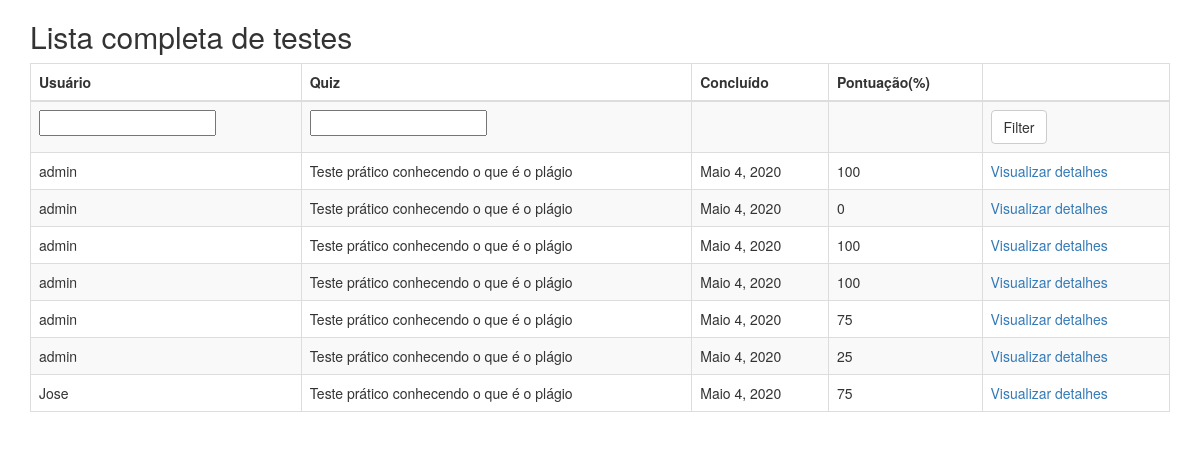
The page /quiz/marking/ (signed in) on the database its author committed.
### django_quiz/quiz/models.py (models this page shows, shortened)
class Sitting(models.Model):
    user = models.ForeignKey(settings.AUTH_USER_MODEL, verbose_name=_("Usuário"), on_delete=models.PROTECT)
    quiz = models.ForeignKey(Quiz, verbose_name=_("Quiz"), on_delete=models.PROTECT)
    question_order = models.CharField(
        max_length=1024,
        verbose_name=_("Ordem das questões"),
        validators=[validate_comma_separated_integer_list])
    question_list = models.CharField(
        max_length=1024,
        verbose_name=_("Lista das questões"),
        validators=[validate_comma_separated_integer_list])
    incorrect_questions = models.CharField(
        max_length=1024,
        blank=True,
        verbose_name=_("Questões incorretas"),
        validators=[validate_comma_separated_integer_list])
    current_score = models.IntegerField(verbose_name=_("Pontuação atual"))
    complete = models.BooleanField(default=False, blank=False,
                                   verbose_name=_("Completa"))
    user_answers = models.TextField(blank=True, default='{}',
                                    verbose_name=_("Resposta do usuário"))
    start = models.DateTimeField(auto_now_add=True,
                                 verbose_name=_("Iniciar"))
    end = models.DateTimeField(null=True, blank=True, verbose_name=_("Fim"))
    objects = SittingManager()
    class Meta:
        permissions = (("view_sittings", _("Visualizar testes concluídos.")),)
    def _question_ids(self):
        return [int(n) for n in self.question_order.split(',') if n]
    @property
    def get_percent_correct(self):
        dividend = float(self.current_score)
        divisor = len(self._question_ids())
        if divisor < 1:
            return 0            # prevent divide by zero error
        if dividend > divisor:
            return 100
        correct = int(round((dividend / divisor) * 100))
        if correct >= 1:
            return correct
        else:
            return 0

@python_2_unicode_compatible
class Quiz(models.Model):
    title = models.CharField(
        verbose_name=_("Título"),
        max_length=60, blank=False)
    description = models.TextField(
        verbose_name=_("Descrição"),
        blank=True, help_text=_("Descrição do questionário"))
    url = models.SlugField(
        max_length=60, blank=False,
        help_text=_("Uma URL amigável"),
        verbose_name=_("Uma URL amigável"))
    category = models.ForeignKey(
        Category, null=True, blank=True,
        verbose_name=_("Categoria"), on_delete=models.PROTECT)
    random_order = models.BooleanField(
        blank=False, default=False,
        verbose_name=_("Ordem aleatória"),
        help_text=_("Exibe as peguntas em"
                    "uma ordem aleatória ou como eles "
                    "estão setados?"))
    max_questions = models.PositiveIntegerField(
        blank=True, null=True, verbose_name=_("Questões Max"),
        help_text=_("Número de perguntas a serem respondidas em cada tentativa."))
    answers_at_end = models.BooleanField(
        blank=False, default=False,
        help_text=_("A resposta correta NÃO é mostrada após a pergunta ."
                    " Respostas exibidas no final."),
        verbose_name=_("Respostas no final"))
    exam_paper = models.BooleanField(
        blank=False, default=False,
        help_text=_("Se sim o resultado de cada"
                    " tentativa do usuário será"
                    " armazenado. Necessário marcação"),
        verbose_name=_("Resultado teste"))
    single_attempt = models.BooleanField(
        blank=False, default=False,
        help_text=_("Se sim, apenas uma tentativa por"
                    " usuário será permitida"
                    " Não usuários não poderam fazer este teste."),
        verbose_name=_("Tentativa única"))
    pass_mark = models.SmallIntegerField(
        blank=True, default=0,
        verbose_name=_("Marca de aprovação"),
        help_text=_("Porcentagem necessária para passar no teste."),
        validators=[MaxValueValidator(100)])
    success_text = models.TextField(
        blank=True, help_text=_("Exibido se o usuário for aprovado."),
        verbose_name=_("Texto de sucesso"))
    fail_text = models.TextField(
        verbose_name=_("Texto de falha"),
        blank=True, help_text=_("Exibido se o usuário falhar"))
    draft = models.BooleanField(
        blank=True, default=False,
        verbose_name=_("Draft"),
        help_text=_("Se sim o questionário não é exibido"
                    " na lista de perguntas e só pode ser"
                    " visualizada por usuários que podem editar"
                    " os testes."))
    class Meta:
        verbose_name = _("Quiz")
        verbose_name_plural = _("Quizzes")
    def __str__(self):
        return self.title

### django_quiz/quiz/views.py (the view)
class QuizMarkingList(QuizMarkerMixin, SittingFilterTitleMixin, ListView):
    model = Sitting
    def get_queryset(self):
        queryset = super(QuizMarkingList, self).get_queryset()\
                                               .filter(complete=True)
        user_filter = self.request.GET.get('user_filter')
        if user_filter:
            queryset = queryset.filter(user__username__icontains=user_filter)
        return queryset

### django_quiz/quiz/views.py (called while the page is built)
    @method_decorator(login_required)
    @method_decorator(permission_required('quiz.view_sittings'))
    def dispatch(self, *args, **kwargs):
        return super(QuizMarkerMixin, self).dispatch(*args, **kwargs)

    def get_queryset(self):
        queryset = super(SittingFilterTitleMixin, self).get_queryset()
        quiz_filter = self.request.GET.get('quiz_filter')
        if quiz_filter:
            queryset = queryset.filter(quiz__title__icontains=quiz_filter)
        return queryset

### django_quiz/build/lib/quiz/templates/quiz/sitting_list.html (shortened to what this page needs)
{% extends 'base.html' %}
{% load i18n %}
{% block content %}
<h2>{% trans "Lista completa de testes" %}</h2>
    {% if sitting_list %}
		<table class="table table-bordered table-striped">
		  <thead>
			<tr>
			  <th>{% trans "Usuário" %}</th>
			  <th>{% trans "Quiz" %}</th>
			  <th>{% trans "Concluído" %}</th>
			  <th>{% trans "Pontuação" %}(%)</th>
			  <th></th>
			</tr>
		  </thead>
		  <tbody>
			<tr>
			  <form action="" method="GET">
				<td><input type="text" name="user_filter" /></td>
				<td><input type="text" name="quiz_filter" /></td>
				<td></td>
				<td></td>
				<td><button type="submit" class="btn btn-default">{% trans "Filter"%}</button></td>
			  </form>
			</tr>
        {% for sitting in sitting_list %}
			<tr>
			  <td>{{ sitting.user }}</td>
			  <td>{{ sitting.quiz }}</td>
			  <td>{{ sitting.end|date }}</td>
			  <td>{{ sitting.get_percent_correct }}</td>
			  <td>
				<a href="{% url 'quiz_marking_detail' pk=sitting.id %}">
				  {% trans "Visualizar detalhes" %}
				</a>
			</tr>
        {% endfor %}
		  </tbody>
		</table>
    {% else %}
        <p>{% trans "Não há questionários correspondentes" %}.</p>
    {% endif %}
{% endblock %}

### rows shown on the page
Sitting: user "admin", quiz "Teste prático conhecendo o que é o plágio", end "Maio 4, 2020", get_percent_correct "100"
Sitting: user "admin", quiz "Teste prático conhecendo o que é o plágio", end "Maio 4, 2020", get_percent_correct "0"
Sitting: user "admin", quiz "Teste prático conhecendo o que é o plágio", end "Maio 4, 2020", get_percent_correct "100"
Sitting: user "admin", quiz "Teste prático conhecendo o que é o plágio", end "Maio 4, 2020", get_percent_correct "100"
Sitting: user "admin", quiz "Teste prático conhecendo o que é o plágio", end "Maio 4, 2020", get_percent_correct "75"
Sitting: user "admin", quiz "Teste prático conhecendo o que é o plágio", end "Maio 4, 2020", get_percent_correct "25"
Sitting: user "Jose", quiz "Teste prático conhecendo o que é o plágio", end "Maio 4, 2020", get_percent_correct "75"
